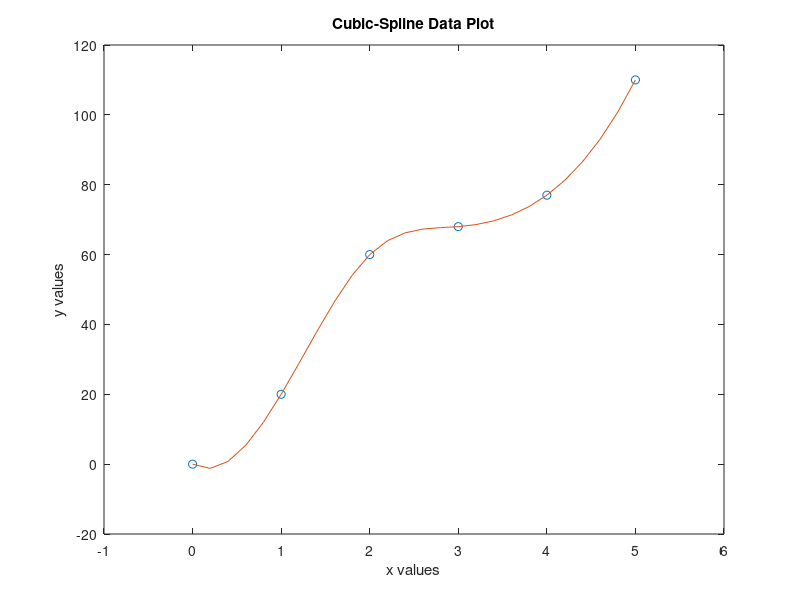

This figure's MATLAB source:
% Listing 15.02 Spline interpolation
x = 0:5;
y = [0, 20, 60, 68, 77, 110];
new_x = 0:0.2:5;
new_y = spline(x, y, new_x);
plot(x, y, 'o', new_x, new_y, '-')
axis([-1,6,-20,120])
title('Cubic-Spline Data Plot')
xlabel('x values'); ylabel('y values')
